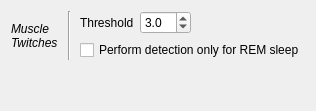
                     <widget class="QWidget" name="_mt_page">
                      <layout class="QVBoxLayout" name="verticalLayout_27">
                       <item>
                        <layout class="QGridLayout" name="gridLayout_29">
                         <property name="topMargin">
                          <number>0</number>
                         </property>
                         <item row="0" column="3">
                          <widget class="QDoubleSpinBox" name="_ToolMTTh">
                           <property name="toolTip">
                            <string>&lt;html&gt;&lt;head/&gt;&lt;body&gt;&lt;p&gt;Number of standard deviation of the derivative signal&lt;/p&gt;&lt;/body&gt;&lt;/html&gt;</string>
                           </property>
                           <property name="decimals">
                            <number>1</number>
                           </property>
                           <property name="maximum">
                            <double>20.000000000000000</double>
                           </property>
                           <property name="value">
                            <double>3.000000000000000</double>
                           </property>
                          </widget>
                         </item>
                         <item row="0" column="2">
                          <widget class="QLabel" name="label_93">
                           <property name="text">
                            <string>Threshold</string>
                           </property>
                          </widget>
                         </item>
                         <item row="1" column="2" colspan="4">
                          <widget class="QCheckBox" name="_ToolMTOnly">
                           <property name="text">
                            <string>Perform detection only for REM sleep</string>
                           </property>
                          </widget>
                         </item>
                         <item row="0" column="1" rowspan="2">
                          <widget class="Line" name="line_37">
                           <property name="minimumSize">
                            <size>
                             <width>10</width>
                             <height>0</height>
                            </size>
                           </property>
                           <property name="orientation">
                            <enum>Qt::Vertical</enum>
                           </property>
                          </widget>
                         </item>
                         <item row="0" column="0" rowspan="2">
                          <widget class="QLabel" name="label_94">
                           <property name="font">
                            <font>
                             <italic>true</italic>
                            </font>
                           </property>
                           <property name="text">
                            <string>Muscle
Twitches</string>
                           </property>
                          </widget>
                         </item>
                         <item row="0" column="4">
                          <spacer name="horizontalSpacer_42">
                           <property name="orientation">
                            <enum>Qt::Horizontal</enum>
                           </property>
                           <property name="sizeHint" stdset="0">
                            <size>
                             <width>40</width>
                             <height>20</height>
                            </size>
                           </property>
                          </spacer>
                         </item>
                        </layout>
                       </item>
                       <item>
                        <spacer name="verticalSpacer_13">
                         <property name="orientation">
                          <enum>Qt::Vertical</enum>
                         </property>
                         <property name="sizeHint" stdset="0">
                          <size>
                           <width>20</width>
                           <height>40</height>
                          </size>
                         </property>
                        </spacer>
                       </item>
                      </layout>
                     </widget>
